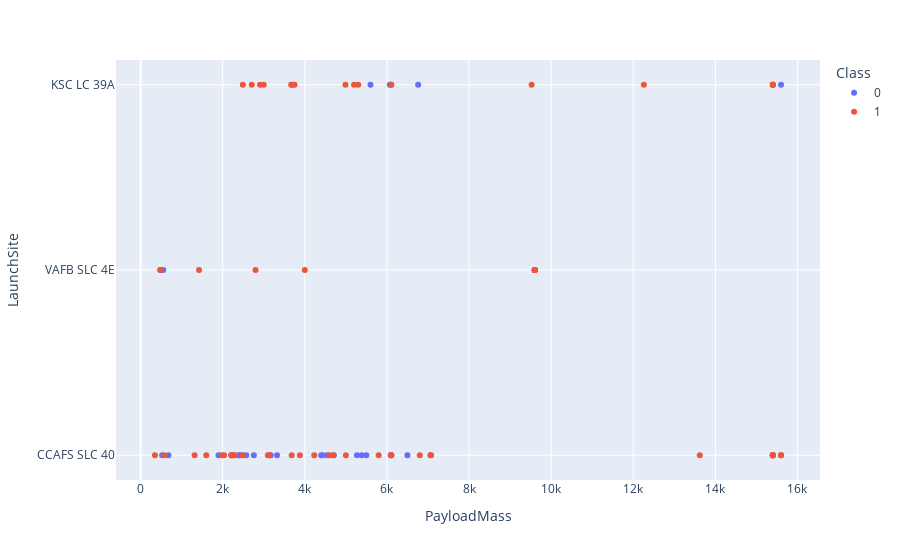

Notebook code cell kept with this figure:
### Markdown cell above
We also want to observe if there is any relationship between launch sites and their payload mass.

### Code cell
# Plot a scatter point chart with x axis to be Pay Load Mass (kg) and y axis to be the launch site, and hue to be the class value
figure2 = px.scatter(df , x = "PayloadMass" , y = "LaunchSite" , color = "Class")
figure2

### Figure 1 — Plotly figure (JSON) as saved in the notebook; plotly's stock layout.template omitted (floating-point values rounded to 4 significant figures)
{"data": [{"hovertemplate": "Class=0<br>PayloadMass=%{x}<br>LaunchSite=%{y}<extra></extra>", "legendgroup": "0", "marker": {"color": "#636efa", "symbol": "circle"}, "mode": "markers", "name": "0", "orientation": "h", "showlegend": true, "type": "scatter", "x": [6105.0, 525, 677, 500, 3170, 3325, 4535, 4428, 2216, 2395, 1898, 4707, 2477, 553, 5271, 5500, 5600, 6070, 6761, 6092, 9600, 2760, 5384.0, 2410, 2573, 4400, 6500, 6105.0, 15400, 15600], "xaxis": "x", "y": ["CCAFS SLC 40", "CCAFS SLC 40", "CCAFS SLC 40", "VAFB SLC 4E", "CCAFS SLC 40", "CCAFS SLC 40", "CCAFS SLC 40", "CCAFS SLC 40", "CCAFS SLC 40", "CCAFS SLC 40", "CCAFS SLC 40", "CCAFS SLC 40", "CCAFS SLC 40", "VAFB SLC 4E", "CCAFS SLC 40", "CCAFS SLC 40", "KSC LC 39A", "KSC LC 39A", "KSC LC 39A", "CCAFS SLC 40", "VAFB SLC 4E", "CCAFS SLC 40", "CCAFS SLC 40", "CCAFS SLC 40", "CCAFS SLC 40", "CCAFS SLC 40", "CCAFS SLC 40", "KSC LC 39A", "CCAFS SLC 40", "KSC LC 39A"], "yaxis": "y"}, {"hovertemplate": "Class=1<br>PayloadMass=%{x}<br>LaunchSite=%{y}<extra></extra>", "legendgroup": "1", "marker": {"color": "#EF553B", "symbol": "circle"}, "mode": "markers", "name": "1", "orientation": "h", "showlegend": true, "type": "scatter", "x": [2296, 1316, 570, 2034, 3136, 4696, 3100, 2257, 4600, 9600, 2490, 5300, 6105.0, 2708, 3669, 9600, 2910, 475, 4990, 9600, 5200, 3700, 2205, 9600, 6105.0, 4230, 350, 3750, 7076, 9600, 5800, 7060, 2800, 3000, 4000, 9600, 12259, 2482, 13620, 1425, 2228.0, 15600, 5000, 6800, 15400, 15600, 1977, 15400, 9525, 15400, 15400, 3880, 6105.0, 15400, 1600, 15400, 15400, 15400, 15400, 3681], "xaxis": "x", "y": ["CCAFS SLC 40", "CCAFS SLC 40", "CCAFS SLC 40", "CCAFS SLC 40", "CCAFS SLC 40", "CCAFS SLC 40", "CCAFS SLC 40", "CCAFS SLC 40", "CCAFS SLC 40", "VAFB SLC 4E", "KSC LC 39A", "KSC LC 39A", "KSC LC 39A", "KSC LC 39A", "KSC LC 39A", "VAFB SLC 4E", "KSC LC 39A", "VAFB SLC 4E", "KSC LC 39A", "VAFB SLC 4E", "KSC LC 39A", "KSC LC 39A", "CCAFS SLC 40", "VAFB SLC 4E", "CCAFS SLC 40", "CCAFS SLC 40", "CCAFS SLC 40", "KSC LC 39A", "CCAFS SLC 40", "VAFB SLC 4E", "CCAFS SLC 40", "CCAFS SLC 40", "VAFB SLC 4E", "KSC LC 39A", "VAFB SLC 4E", "VAFB SLC 4E", "KSC LC 39A", "CCAFS SLC 40", "CCAFS SLC 40", "VAFB SLC 4E", "CCAFS SLC 40", "CCAFS SLC 40", "CCAFS SLC 40", "CCAFS SLC 40", "CCAFS SLC 40", "CCAFS SLC 40", "CCAFS SLC 40", "KSC LC 39A", "KSC LC 39A", "CCAFS SLC 40", "CCAFS SLC 40", "CCAFS SLC 40", "CCAFS SLC 40", "CCAFS SLC 40", "CCAFS SLC 40", "KSC LC 39A", "KSC LC 39A", "KSC LC 39A", "CCAFS SLC 40", "CCAFS SLC 40"], "yaxis": "y"}], "layout": {"autosize": true, "legend": {"title": {"text": "Class"}, "tracegroupgap": 0}, "margin": {"t": 60}, "xaxis": {"anchor": "y", "autorange": true, "domain": [0, 1], "range": [-553.7, 16500.0], "title": {"text": "PayloadMass"}, "type": "linear"}, "yaxis": {"anchor": "x", "autorange": true, "domain": [0, 1], "range": [-0.1549, 2.155], "title": {"text": "LaunchSite"}, "type": "category"}}}
